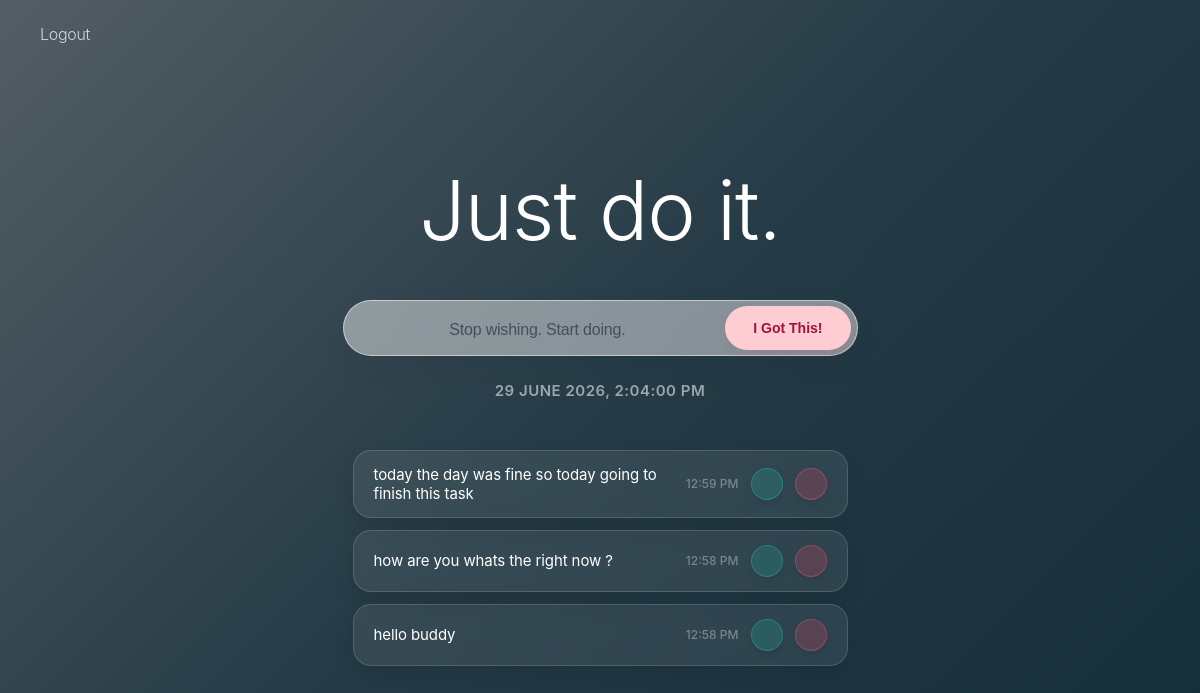
Before: /userpage (signed in) with the older database file.
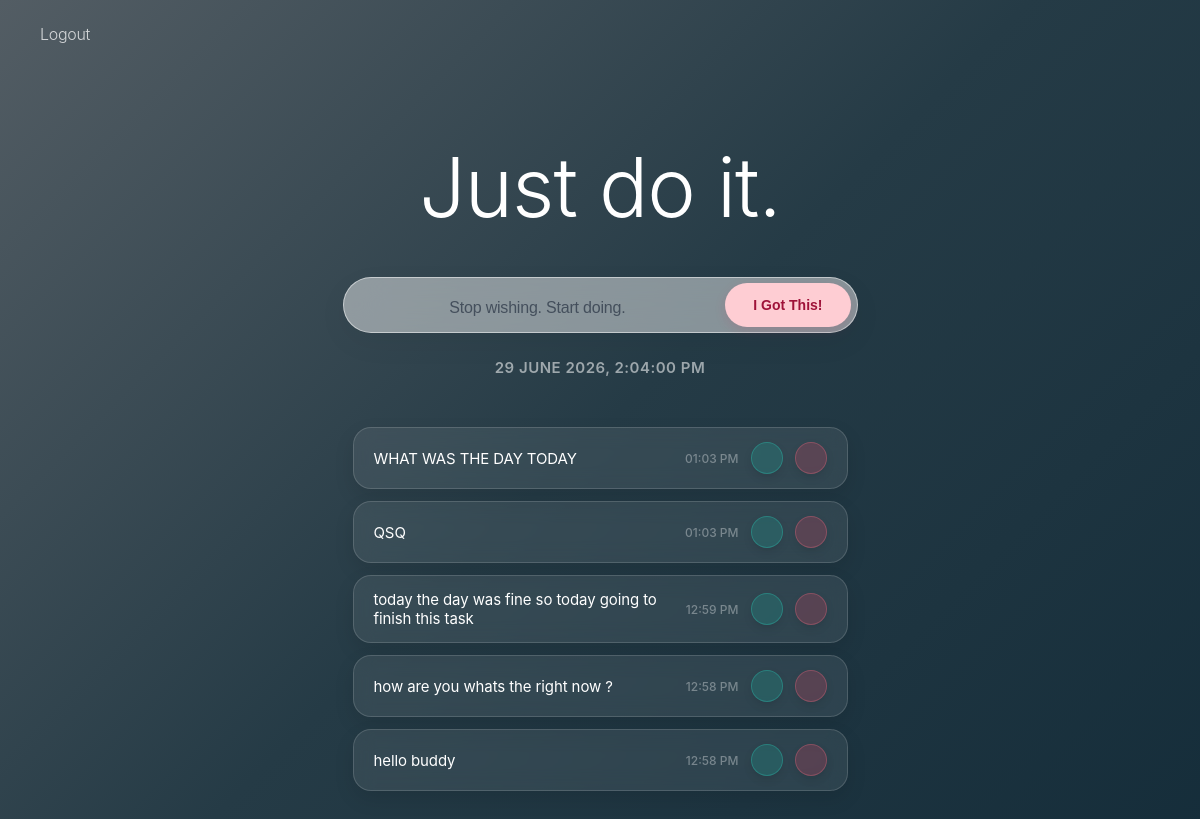
After: the same page with the newer database file.
### website/model.py (models this page shows)
class Note(db.Model):
    id=db.Column(db.Integer,primary_key=True)
    data=db.Column(db.String(10000))
    date = db.Column(db.DateTime, default=lambda: datetime.now(timezone(timedelta(hours=5, minutes=30))))
    user_id=db.Column(db.Integer,db.ForeignKey('user.id'))

### website/views.py (the view)
@views.route('/userpage',methods=['GET','POST'])
@login_required
def user():
    if request.method=='POST':
        data=request.form.get('action-trigger')
        note=Note(data=data,user_id=current_user.id)
        db.session.add(note)
        db.session.commit()
    return render_template("userpage.html",user=current_user)

### website/__init__.py (called while the page is built)
def create_app():
    app=Flask(__name__)
    app.config["SECRET_KEY"]="drgedhftjfdgfthyfjgyjdgrgddrgdrg"
    app.config['SQLALCHEMY_DATABASE_URI']=f'sqlite:///{DB_NAME}'
    db.init_app(app)
    from .views import views
    from .auth import auth
    app.register_blueprint(views,url_prefix='/')
    app.register_blueprint(auth,url_prefix='/')
    from .model import User,Note
    create_database(app)
    login_manager=LoginManager()
    login_manager.login_view='auth.login'
    login_manager.init_app(app)
    @login_manager.user_loader
    def load_user(id):
        return User.query.get(int(id))
    return app

### website/templates/userpage.html (shortened to what this page needs)
{% extends "base.html" %}
{% block content %}
<div class="dashboard-canvas">
    <h1 class="main-logo">Just do it.</h1>
    <form id="todo-form" method="POST" action="/userpage" style="width: 100%; max-width: 515px;">
        <div class="motivation-capsule" id="capsule-container">
            <input
                type="text"
                name="action-trigger"
                class="motivation-input"
                id="motivation-input"
                placeholder="Stop wishing. Start doing."
                autocomplete="off"
                onkeydown="if(event.key === 'Enter') { event.preventDefault(); handleButtonClick(); }"
            >
            <button type="button" class="capsule-action-btn" id="action-trigger" onclick="handleButtonClick()">I Got This!</button>
        </div>
    </form>
    <div class="timestamp-tracker" id="live-clock">Loading live time...</div>
    <div class="task-feed-container">
        {% if user.notes %}
            {% for note in user.notes|reverse %}
                <div class="task-card">
                    <span class="task-main-content">{{ note.data }}</span>
                    <div class="task-right-controls">
                        <span class="task-meta-time">{{ note.date.strftime('%I:%M %p') }}</span>
                        <button type="button" class="action-circle-btn btn-done" title="Mark complete" onclick="deleteNode('{{ note.id }}')">
                        </button>
                        <button type="button" class="action-circle-btn btn-delete" title="Delete task" onclick="deleteNode('{{ note.id }}')">
                        </button>
                    </div>
                </div>
            {% endfor %}
        {% else %}
            <p class="empty-state-msg">No active tasks logged for today.</p>
        {% endif %}
    </div>
</div>
{% endblock %}

### website/templates/base.html (shortened to what this page needs)
<!DOCTYPE html>
<html lang="en">
<head>
</head>
<body>
    <nav>
        {% if current_user.is_authenticated %}
            <a href="/logout">Logout</a>
        {% else %}
            <a href="/">Home</a>
            <a href="/signin">Sign-in</a>
            <a href="/login">Login</a>
        {% endif %}
    </nav>
    <div class="container">
        {% block content %}
        {% endblock %}
    </div>
</body>
</html>

### website/templates/base.html (style rules this page uses)
body { font-family: -apple-system, BlinkMacSystemFont, "Segoe UI", Roboto, Helvetica, Arial, sans-serif; margin: 0; padding: 0; background: linear-gradient(135deg, #535d64 0%, #253b46 50%, #152d3a 100%); background-attachment: fixed; color: #ffffff; min-height: 100vh; }
nav { background: transparent; padding: 24px 40px; border-bottom: none; }
nav a { color: #ffffff; margin-right: 25px; text-decoration: none; font-weight: 300; font-size: 16px; letter-spacing: -0.3px; opacity: 0.75; transition: opacity 0.2s ease, transform 0.2s ease; display: inline-block; }
.container { padding: 20px; max-width: 800px; margin: auto; background: transparent; margin-top: 10px; border-radius: 5px; }
form div { margin-bottom: 15px; }
input[type="text"], input[type="password"] { width: 100%; padding: 8px; margin-top: 5px; }
button { background: #007BFF; color: white; border: none; padding: 10px 15px; cursor: pointer; border-radius: 3px; }

### website/templates/userpage.html (style rules this page uses)
.dashboard-canvas { display: flex; flex-direction: column; align-items: center; justify-content: center; min-height: 80vh; text-align: center; font-family: -apple-system, BlinkMacSystemFont, "Segoe UI", Roboto, Helvetica, Arial, sans-serif; width: 100%; box-sizing: border-box; padding: 40px 0; }
.main-logo { font-size: 82px; font-weight: 300; color: #ffffff; margin: 0 0 40px 0; letter-spacing: -1px; }
.motivation-capsule { display: flex; align-items: center; height: 56px; background: rgba(255, 255, 255, 0.45); backdrop-filter: blur(20px); -webkit-backdrop-filter: blur(20px); border-radius: 30px; padding: 0 6px; width: 100%; max-width: 515px; border: 1px solid rgba(255, 255, 255, 0.5); margin: 0 auto 25px auto; box-shadow: 0 10px 30px rgba(0, 0, 0, 0.05); transition: border-color 0.3s ease, background-color 0.3s ease; box-sizing: border-box; }
.motivation-input { flex: 1; padding: 12px 0; color: #1e293b; font-size: 16px; font-weight: 500; letter-spacing: -0.2px; text-align: center; background: transparent !important; border: none !important; outline: none !important; box-shadow: none !important; }
.motivation-input::placeholder { color: rgba(30, 41, 59, 0.65); text-align: center; }
.capsule-action-btn { background: #fecdd3; color: #9f1239; padding: 0 28px; height: 44px; border-radius: 22px; font-size: 14px; font-weight: 700; white-space: nowrap; border: none; cursor: pointer; outline: none; transition: all 0.3s cubic-bezier(0.175, 0.885, 0.32, 1.275); display: flex; align-items: center; justify-content: center; min-width: 110px; box-shadow: 0 4px 12px rgba(225, 29, 72, 0.12); box-sizing: border-box; }
.timestamp-tracker { color: rgba(255, 255, 255, 0.55); font-size: 15px; font-weight: 600; letter-spacing: 0.5px; margin-bottom: 40px; }
.task-feed-container { width: 100%; max-width: 515px; margin: 0 auto; display: flex; flex-direction: column; gap: 12px; padding: 10px; box-sizing: border-box; }
.task-card { display: flex; align-items: center; justify-content: space-between; background: rgba(255, 255, 255, 0.08); backdrop-filter: blur(10px); -webkit-backdrop-filter: blur(10px); border: 1px solid rgba(255, 255, 255, 0.15); border-radius: 18px; padding: 14px 20px; text-align: left; box-shadow: 0 8px 20px rgba(0, 0, 0, 0.1); transition: transform 0.2s ease, background-color 0.2s ease; }
.task-main-content { color: #ffffff; font-size: 15px; font-weight: 400; letter-spacing: -0.1px; word-break: break-word; flex: 1; padding-right: 15px; }
.task-right-controls { display: flex; align-items: center; gap: 12px; }
.task-meta-time { color: rgba(255, 255, 255, 0.35); font-size: 12px; font-weight: 500; white-space: nowrap; }
.action-circle-btn { width: 32px; height: 32px; border-radius: 50%; border: none; display: flex; align-items: center; justify-content: center; cursor: pointer; transition: all 0.2s cubic-bezier(0.4, 0, 0.2, 1); outline: none; box-shadow: 0 4px 8px rgba(0, 0, 0, 0.1); }
.btn-done { background: rgba(20, 184, 166, 0.2); color: #2dd4bf; border: 1px solid rgba(45, 212, 191, 0.3); }
.btn-delete { background: rgba(244, 63, 94, 0.2); color: #fb7185; border: 1px solid rgba(251, 113, 133, 0.3); }

Changed rows visible on the page:
added Note: data "WHAT WAS THE DAY TODAY", date "01:03 PM"
added Note: data "QSQ", date "01:03 PM"
